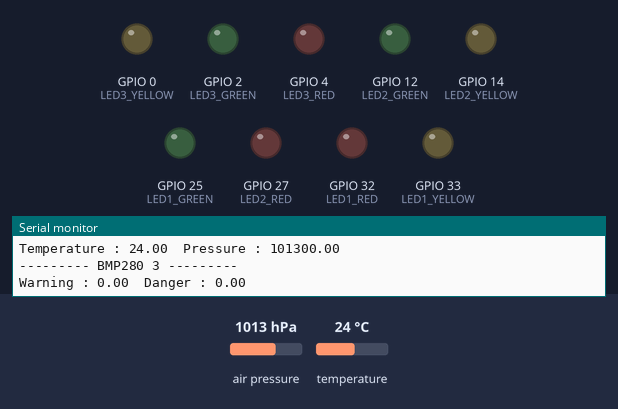
This program was run on a simulated ESP32. Parts: output pins drawn as LEDs (lit = HIGH), the last lines printed to the serial monitor. Inputs (shaded band) come from the test bench; at power-on: air pressure 1013 hPa, temperature 24 °C. WiFi joins after 1.5 s; servers stay silent unless stated; uploads are accepted with an empty reply.

Above: at 9.1 s.
At 21.9 s:
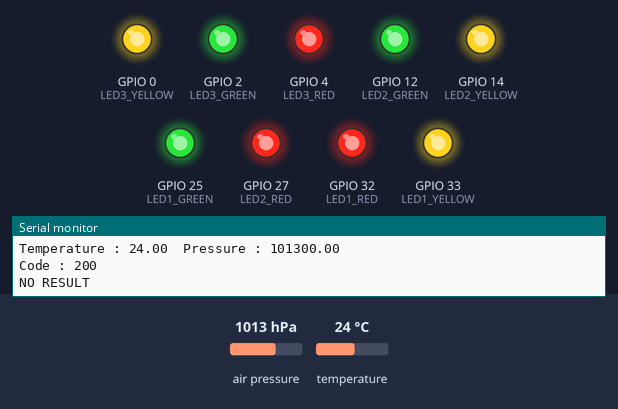
Timing chart, 0 to 22.6 s (numbered marks = the images above):
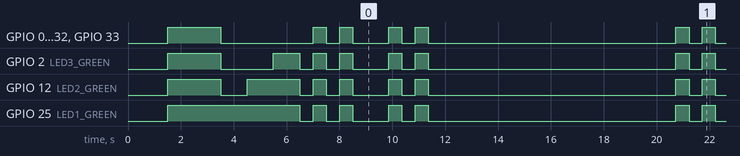

The program:

main.cpp
```cpp
#include <Arduino.h>
#include <ArduinoJson.h>
#include <Wire.h>
#include <SPI.h>
#include <Adafruit_BMP280.h>
#include <WiFi.h>
#include <HTTPClient.h>

String plant = "Panel1";
int delayLoop = 8000;

// Variable Declaration
float temperature1 = 0, pressure1 = 0;
float temperature2 = 0, pressure2 = 0;
float temperature3 = 0, pressure3 = 0;
int response;
float sensor1_warning = 0, sensor1_danger = 0;
float sensor2_warning = 0, sensor2_danger = 0;
float sensor3_warning = 0, sensor3_danger = 0;

// BMP Pin Declaration
#define BMP1_SCK 22  // SCL
#define BMP1_MOSI 21 // SDA
#define BMP1_MISO 19 // SDO
#define BMP1_CS 18   // CSB1
#define BMP2_CS 17   // CSB2
#define BMP3_CS 16   // CSB2

// LED Pin Declaration
#define LED1_RED 32
#define LED1_YELLOW 33
#define LED1_GREEN 25
#define LED2_RED 27
#define LED2_YELLOW 14
#define LED2_GREEN 12
#define LED3_RED 4
#define LED3_YELLOW 0
#define LED3_GREEN 2

// SSID Declaration
const char *ssid = "KP-Unilever";
const char *pass = "smartfren";

// API Declaration
String baseUrl = "http://128.199.87.189/api";
HTTPClient http;
WiFiClient wifi;

// BMP280 Declaration
Adafruit_BMP280 bmp1(BMP1_CS, BMP1_MOSI, BMP1_MISO, BMP1_SCK);
Adafruit_BMP280 bmp2(BMP2_CS, BMP1_MOSI, BMP1_MISO, BMP1_SCK);
Adafruit_BMP280 bmp3(BMP3_CS, BMP1_MOSI, BMP1_MISO, BMP1_SCK);

void ledBlinking()
{
  digitalWrite(LED1_GREEN, LOW);
  digitalWrite(LED1_YELLOW, LOW);
  digitalWrite(LED1_RED, LOW);
  digitalWrite(LED2_GREEN, LOW);
  digitalWrite(LED2_YELLOW, LOW);
  digitalWrite(LED2_RED, LOW);
  digitalWrite(LED3_GREEN, LOW);
  digitalWrite(LED3_YELLOW, LOW);
  digitalWrite(LED3_RED, LOW);
  delay(500);
  digitalWrite(LED1_GREEN, HIGH);
  digitalWrite(LED1_YELLOW, HIGH);
  digitalWrite(LED1_RED, HIGH);
  digitalWrite(LED2_GREEN, HIGH);
  digitalWrite(LED2_YELLOW, HIGH);
  digitalWrite(LED2_RED, HIGH);
  digitalWrite(LED3_GREEN, HIGH);
  digitalWrite(LED3_YELLOW, HIGH);
  digitalWrite(LED3_RED, HIGH);
  delay(500);
  digitalWrite(LED1_GREEN, LOW);
  digitalWrite(LED1_YELLOW, LOW);
  digitalWrite(LED1_RED, LOW);
  digitalWrite(LED2_GREEN, LOW);
  digitalWrite(LED2_YELLOW, LOW);
  digitalWrite(LED2_RED, LOW);
  digitalWrite(LED3_GREEN, LOW);
  digitalWrite(LED3_YELLOW, LOW);
  digitalWrite(LED3_RED, LOW);
  delay(500);
  digitalWrite(LED1_GREEN, HIGH);
  digitalWrite(LED1_YELLOW, HIGH);
  digitalWrite(LED1_RED, HIGH);
  digitalWrite(LED2_GREEN, HIGH);
  digitalWrite(LED2_YELLOW, HIGH);
  digitalWrite(LED2_RED, HIGH);
  digitalWrite(LED3_GREEN, HIGH);
  digitalWrite(LED3_YELLOW, HIGH);
  digitalWrite(LED3_RED, HIGH);
  delay(500);
  digitalWrite(LED1_GREEN, LOW);
  digitalWrite(LED1_YELLOW, LOW);
  digitalWrite(LED1_RED, LOW);
  digitalWrite(LED2_GREEN, LOW);
  digitalWrite(LED2_YELLOW, LOW);
  digitalWrite(LED2_RED, LOW);
  digitalWrite(LED3_GREEN, LOW);
  digitalWrite(LED3_YELLOW, LOW);
  digitalWrite(LED3_RED, LOW);
}

void bmpSetup()
{
  if (!bmp1.begin())
  {
    Serial.println("First BMP280 Error!");
    while (1)
    {
      digitalWrite(LED1_RED, HIGH);
      digitalWrite(LED1_GREEN, LOW);
    }
  }
  else
  {

    digitalWrite(LED1_RED, LOW);
    digitalWrite(LED1_GREEN, HIGH);
  }
  delay(1000);

  if (!bmp2.begin())
  {
    Serial.println("Second BMP280 Error!");
    while (1)
    {
      digitalWrite(LED2_RED, HIGH);
      digitalWrite(LED2_GREEN, LOW);
    }
  }
  else
  {
    digitalWrite(LED2_RED, LOW);
    digitalWrite(LED2_GREEN, HIGH);
  }
  delay(1000);

  if (!bmp3.begin())
  {
    Serial.println("Third BMP280 Error!");
    while (1)
    {
      digitalWrite(LED3_RED, HIGH);
      digitalWrite(LED3_GREEN, LOW);
    }
  }
  else
  {
    digitalWrite(LED3_RED, LOW);
    digitalWrite(LED3_GREEN, HIGH);
  }
  delay(1000);
  Serial.println("BMP280 Setup success!");
  ledBlinking();
}

void ledSetup()
{
  Serial.println("Setting up LED");
  pinMode(LED1_RED, OUTPUT);
  pinMode(LED1_YELLOW, OUTPUT);
  pinMode(LED1_GREEN, OUTPUT);

  pinMode(LED2_RED, OUTPUT);
  pinMode(LED2_YELLOW, OUTPUT);
  pinMode(LED2_GREEN, OUTPUT);

  pinMode(LED3_RED, OUTPUT);
  pinMode(LED3_YELLOW, OUTPUT);
  pinMode(LED3_GREEN, OUTPUT);

  digitalWrite(LED1_RED, HIGH);
  digitalWrite(LED2_RED, HIGH);
  digitalWrite(LED3_RED, HIGH);
  digitalWrite(LED1_YELLOW, HIGH);
  digitalWrite(LED2_YELLOW, HIGH);
  digitalWrite(LED3_YELLOW, HIGH);
  digitalWrite(LED1_GREEN, HIGH);
  digitalWrite(LED2_GREEN, HIGH);
  digitalWrite(LED3_GREEN, HIGH);
  delay(2000);
  Serial.println("LED Setup success!");

  digitalWrite(LED1_RED, LOW);
  digitalWrite(LED2_RED, LOW);
  digitalWrite(LED3_RED, LOW);
  digitalWrite(LED1_YELLOW, LOW);
  digitalWrite(LED2_YELLOW, LOW);
  digitalWrite(LED3_YELLOW, LOW);
  digitalWrite(LED1_GREEN, LOW);
  digitalWrite(LED2_GREEN, LOW);
  digitalWrite(LED3_GREEN, LOW);
}

void wifiConnect()
{
  Serial.print("Connecting to Wifi");
  WiFi.begin(ssid, pass);
  while (WiFi.status() != WL_CONNECTED)
  {
    Serial.print(".");
    delay(250);
  }
  Serial.println("\nWifi Connected!");
}

String getPlantResponse()
{
  http.begin(baseUrl + "/" + plant + "/setpoint");
  http.GET();
  String response = http.getString();

  return response;
}

int postHttp(float T1, float P1, float T2, float P2, float T3, float P3)
{
  http.begin(baseUrl + "/" + plant);
  http.addHeader("Content-Type", "application/json");

  StaticJsonDocument<200> buff;
  String jsonParams;

  buff["temperature1"] = T1;
  buff["pressure1"] = P1;
  buff["temperature2"] = T2;
  buff["pressure2"] = P2;
  buff["temperature3"] = T3;
  buff["pressure3"] = P3;
  serializeJson(buff, jsonParams);

  int code = http.POST(jsonParams);

  return code;
}

void firstBMPReader()
{
  temperature1 = bmp1.readTemperature();
  pressure1 = bmp1.readPressure();

  Serial.println("--------- BMP280 1 ---------");

  Serial.print("Warning : ");
  Serial.print(sensor1_warning);
  Serial.print("  Danger : ");
  Serial.println(sensor1_danger);

  Serial.print("Temperature : ");
  Serial.print(temperature1);
  Serial.print("  Pressure : ");
  Serial.println(pressure1);
}

void secondBMPReader()
{
  temperature2 = bmp2.readTemperature();
  pressure2 = bmp2.readPressure();

  Serial.println("--------- BMP280 2 ---------");

  Serial.print("Warning : ");
  Serial.print(sensor2_warning);
  Serial.print("  Danger : ");
  Serial.println(sensor2_danger);

  Serial.print("Temperature : ");
  Serial.print(temperature2);
  Serial.print("  Pressure : ");
  Serial.println(pressure2);
}

void thirdBMPReader()
{
  temperature3 = bmp3.readTemperature();
  pressure3 = bmp3.readPressure();

  Serial.println("--------- BMP280 3 ---------");

  Serial.print("Warning : ");
  Serial.print(sensor3_warning);
  Serial.print("  Danger : ");
  Serial.println(sensor3_danger);

  Serial.print("Temperature : ");
  Serial.print(temperature3);
  Serial.print("  Pressure : ");
  Serial.println(pressure3);
}

void firstBMPChecker()
{
  Serial.print("First BMP Result : ");
  if (temperature1 < sensor1_warning)
  {
    Serial.println("Safe");
    digitalWrite(LED1_GREEN, HIGH);
    digitalWrite(LED1_YELLOW, LOW);
    digitalWrite(LED1_RED, LOW);
  }
  else if (temperature1 >= sensor1_danger)
  {
    Serial.println("DANGER!!");
    digitalWrite(LED1_GREEN, LOW);
    digitalWrite(LED1_YELLOW, LOW);
    digitalWrite(LED1_RED, HIGH);
  }
  else if (temperature1 >= sensor1_warning && temperature1 < sensor1_danger)
  {
    Serial.println("WARNING");
    digitalWrite(LED1_GREEN, LOW);
    digitalWrite(LED1_YELLOW, HIGH);
    digitalWrite(LED1_RED, LOW);
  }
}

void secondBMPChecker()
{
  Serial.print("Second BMP Result : ");
  if (temperature2 < sensor2_warning)
  {
    Serial.println("Safe");
    digitalWrite(LED2_GREEN, HIGH);
    digitalWrite(LED2_YELLOW, LOW);
    digitalWrite(LED2_RED, LOW);
  }
  else if (temperature2 >= sensor2_danger)
  {
    Serial.println("DANGER!!");
    digitalWrite(LED2_GREEN, LOW);
    digitalWrite(LED2_YELLOW, LOW);
    digitalWrite(LED2_RED, HIGH);
  }
  else if (temperature2 >= sensor2_warning && temperature2 < sensor2_danger)
  {
    Serial.println("WARNING");
    digitalWrite(LED2_GREEN, LOW);
    digitalWrite(LED2_YELLOW, HIGH);
    digitalWrite(LED2_RED, LOW);
  }
}

void thirdBMPChecker()
{
  Serial.print("Third BMP Result : ");
  if (temperature3 < sensor3_warning)
  {
    Serial.println("Safe");
    digitalWrite(LED3_GREEN, HIGH);
    digitalWrite(LED3_YELLOW, LOW);
    digitalWrite(LED3_RED, LOW);
  }
  else if (temperature3 >= sensor3_danger)
  {
    Serial.println("DANGER!!");
    digitalWrite(LED3_GREEN, LOW);
    digitalWrite(LED3_YELLOW, LOW);
    digitalWrite(LED3_RED, HIGH);
  }
  else if (temperature3 >= sensor3_warning && temperature3 < sensor3_danger)
  {
    Serial.println("WARNING");
    digitalWrite(LED3_GREEN, LOW);
    digitalWrite(LED3_YELLOW, HIGH);
    digitalWrite(LED3_RED, LOW);
  }
}

void setup()
{
  Serial.begin(9600);
  wifiConnect();
  ledSetup();
  bmpSetup();
}

void loop()
{
  StaticJsonDocument<1024> buff;

  if (getPlantResponse())
  {
    deserializeJson(buff, getPlantResponse());
    JsonObject obj = buff.as<JsonObject>();

    sensor1_warning = obj[String("data")][0][String("set_point")][String("warning1")];
    sensor1_danger = obj[String("data")][0][String("set_point")][String("danger1")];

    sensor2_warning = obj[String("data")][0][String("set_point")][String("warning2")];
    sensor2_danger = obj[String("data")][0][String("set_point")][String("danger2")];

    sensor3_warning = obj[String("data")][0][String("set_point")][String("warning3")];
    sensor3_danger = obj[String("data")][0][String("set_point")][String("danger3")];
  }

  firstBMPReader();
  secondBMPReader();
  thirdBMPReader();

  response = postHttp(temperature1, pressure1, temperature2, pressure2, temperature3, pressure3);
  Serial.print("Code : ");
  Serial.println(response);
  Serial.println();

  if (response == 201)
  {
    firstBMPChecker();
    secondBMPChecker();
    thirdBMPChecker();
  }
  else
  {
    Serial.println("NO RESULT");
    ledBlinking();
  }

  delay(delayLoop);
}
```

Measured:
- by itself, GPIO 2 (LED3_GREEN): HIGH → LOW at 3.5 s, → HIGH 2.0 s later, → LOW 1.0 s later, → HIGH 0.50 s later, … (19 changes in this stretch)
- by itself, GPIO 12 (LED2_GREEN): HIGH → LOW at 3.5 s, → HIGH 1.0 s later, → LOW 2.0 s later, → HIGH 0.50 s later, … (19 changes in this stretch)
- by itself, GPIO 25 (LED1_GREEN): HIGH → LOW at 6.5 s, → HIGH 0.50 s later, → LOW 0.50 s later, → HIGH 0.50 s later, … (17 changes in this stretch)
- by itself, GPIO 0 (LED3_YELLOW), GPIO 4 (LED3_RED), GPIO 14 (LED2_YELLOW), GPIO 27 (LED2_RED), GPIO 32 (LED1_RED), GPIO 33 (LED1_YELLOW): HIGH → LOW at 3.5 s, → HIGH 3.5 s later, → LOW 0.50 s later, → HIGH 0.50 s later, … (17 changes in this stretch)
